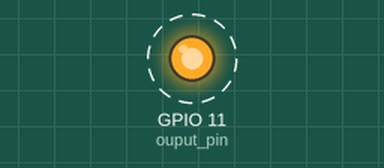
Recording of a program running on a simulated Raspberry Pi (BCM pin numbers). Parts: output pins drawn as LEDs (lit = HIGH). Dashed ring = blinking. What the program prints to the terminal is not drawn. At 100.0 s the program stops and its outputs stay as they are.

Above: at 0.5 s.
Timing chart, 0 to 4.6 s (numbered marks = the images above):
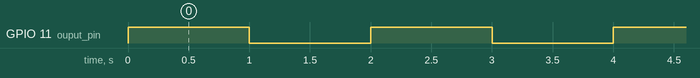

Measured:
- by itself, GPIO 11 (ouput_pin): alternates HIGH for 1.0 s and LOW for 1.0 s, 100 changes in all, then stays LOW

The program:

main.py
```python
try:
    import RPi.GPIO as GPIO
    test_environment = False
except RuntimeError:
    print("Error importing RPi.GPIO!  This is probably because you need superuser privileges.  You can achieve this by using 'sudo' to run your script")
except ImportError:
    print("RPi.GPIO not found, import simulator")
    from RPiSim import GPIO
    test_environment = True

import time

GPIO.cleanup()
print("Starting blinker!")
print(f"Mode: {GPIO.getmode()}")

ouput_pin = 11

try:
    GPIO.setmode(GPIO.BCM)
    print(f"Mode: {GPIO.getmode()}")
    GPIO.setup(ouput_pin, GPIO.OUT, initial=GPIO.LOW)
    # loop through 50 times, on/off for 1 second
    for i in range(50):
        GPIO.output(ouput_pin, True)
        time.sleep(1)
        GPIO.output(ouput_pin, False)
        time.sleep(1)
    GPIO.cleanup()
except KeyboardInterrupt: # If CTRL+C is pressed, exit cleanly:
   print("Keyboard interrupt")

except:
   print("some error")
finally:
   print("clean up")
   GPIO.cleanup()
```
